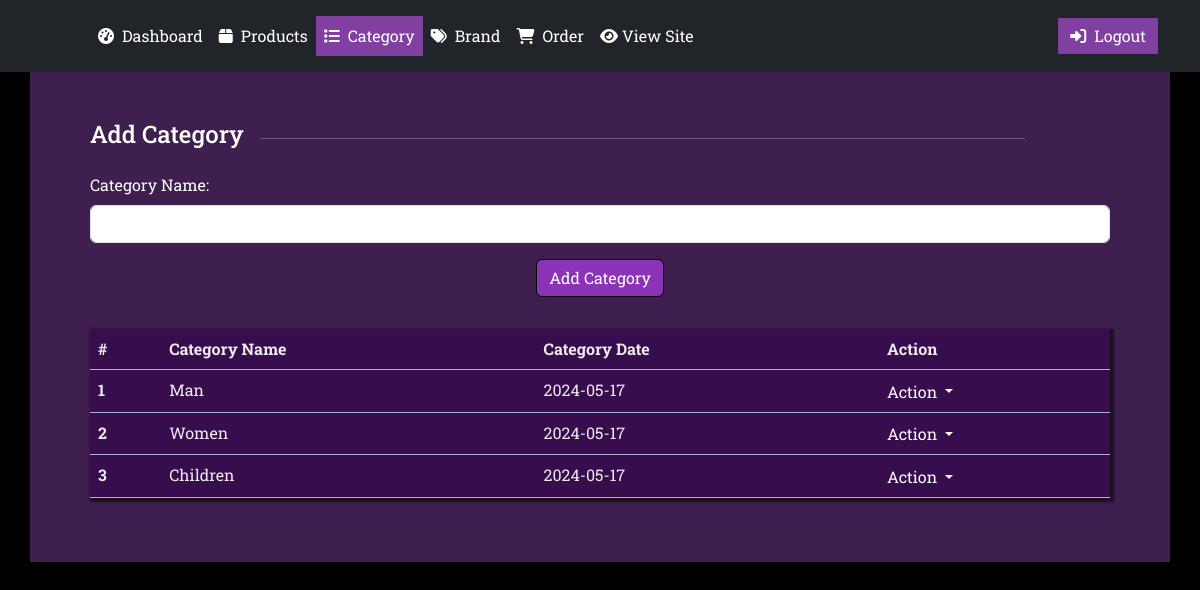
Screenshot of /admin/category.php (signed in) with the database file from the repository.
### tables this page shows
CREATE TABLE `category` (
  `id` int(11) NOT NULL,
  `c_name` varchar(40) NOT NULL,
  `c_date` date NOT NULL DEFAULT current_timestamp()
);

### admin/category.php (the view, shortened to what this page needs)
<!DOCTYPE html>
<html>
<head>
	<?php include "assets/cdn/topcdn.php"; ?>
</head>
<body>
	<main>
	    <?php include "nav.php"; ?>
		<div class="container Category">
			<div class="row Hero p-5">
				<div class="heading d-flex align-items-center justify-content-start">
					<h4 class="text-white me-3">Add Category</h4>
					<hr class="text-white w-75">
				</div>
				<div class="col-lg-12 col-12 my-3">
					<form method="post" action="addCategory.php">
						<div class="d-flex align-items-start justify-content-start flex-column mb-3">
						    <label for="c_name" class="form-label">Category Name:</label>
						    <input type="text" class="form-control w-100" id="c_name" name="c_name" required>
						</div>
						<div class="d-flex align-items-center justify-content-end flex-column mb-3">
						    <button type="submit" class="btn btn-md btn-primary" id="bupBtn">Add Category</button>
						</div>
					</form>
				</div>
				<div class="col-12">
					<?php
						include "conn.php";
						$sql = "SELECT * FROM category";
						$result = $conn->query($sql);
						if ($result->num_rows > 0) {
						    ?>
						    	<table class="table table-primary">
							      <thead>
							        <tr>
							          <th scope="col">#</th>
							          <th scope="col">Category Name</th>
							          <th scope="col">Category Date</th>
							          <th scope="col">Action</th>
							        </tr>
							      </thead>
							      <tbody>
							      	<?php
						  while($row = $result->fetch_assoc()) {
							      	echo'
							        <tr>
							          <th scope="row">'.$row['id'].'</th>
							          <td>'.$row['c_name'].'</td>
							          <td>'.$row['c_date'].'</td>
							          <td>
									    <div class="btn-group">
									      <button type="button" class="btn bg-transparent dropdown-toggle p-0 border-0" data-bs-toggle="dropdown" aria-expanded="false">
									        Action
									      </button>
									      <ul class="dropdown-menu">
									        <li><a class="dropdown-item" href="#">Edit</a></li>
									        <li><a class="dropdown-item" href="#">Delete</a></li>
									        <li><a class="dropdown-item" href="#">Confirm</a></li>
									      </ul>
									    </div>
								      </td>
							        </tr>
							        ';
						  	}
							        ?>
							      </tbody>
							    </table>
							    <?php
						} else {
						  echo "";
						}
					?>
				</div>
			</div>
		</div>
	</main>
</body>
</html>

### admin/assets/css/style.css (style rules this page uses)
* { margin: 0; padding: 0; box-sizing: border-box; }
body { color: white; background-color: #000 !important; font-family: 'Roboto Slab', serif !important; }
.container { color: white; }
.Hero { background-color: rgb(129 64 161 / 49%); }
.table { box-shadow: 2px 2px 2px 2px #1b1020; }
#bupBtn { background-color: #8b32b7 !important; border-color: #000 !important; }
.table-primary { --bs-table-color: #ededed !important; --bs-table-bg: #380d4e !important; }
.btn-group-vertical>.btn, .btn-group>.btn { color: #fff !important; }

### rows the page displays
category: id "1", c_name "Man", c_date "2024-05-17"
category: id "2", c_name "Women", c_date "2024-05-17"
category: id "3", c_name "Children", c_date "2024-05-17"
